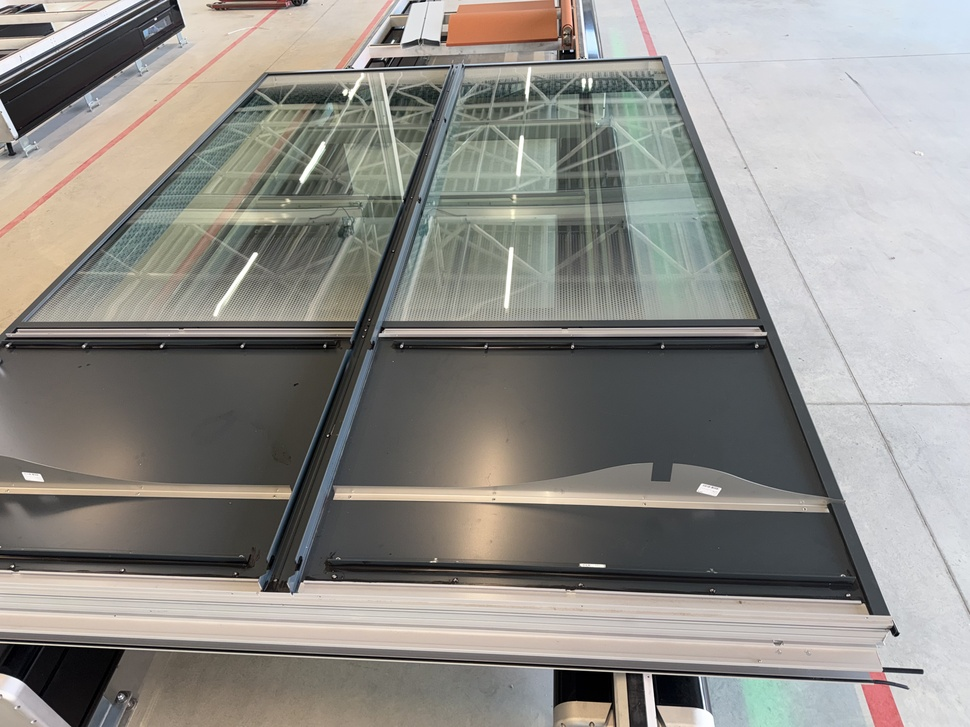
#> input picture app/backend/ai/TRAIN_JPG/negative/IMG_5398 2.jpg, 970 x 727 px, shrunk from 4032 x 3024 before the run; its folder holds only this picture in this run
$ python -i screw_hole_detector.py   (imports and definitions only)
#> lines starting #> are read from the running program, lines starting #| are printed output that depends on the picture; after the words box and inside, x2 and y2 are one past the last pixel; in counts of white or black regions, pixels touching at a corner belong together
"""
Screw and Hole Defect Detection

Detects:
1. Missing screws (expected from CAD but not found)
2. Half-tightened screws (shadow/depth analysis)
3. Missing holes
4. Shifted holes (position mismatch)
5. Extra holes (found but not in CAD)

Uses zone-based heuristics when pose estimation fails.
"""

import cv2
import numpy as np
import os
import json
from typing import Dict, List, Tuple, Optional
from collections import defaultdict


ZONES = {
    "top-left": (0.0, 0.0, 0.33, 0.33),
    "top-center": (0.33, 0.0, 0.66, 0.33),
    "top-right": (0.66, 0.0, 1.0, 0.33),
    "center-left": (0.0, 0.33, 0.33, 0.66),
    "center": (0.33, 0.33, 0.66, 0.66),
    "center-right": (0.66, 0.33, 1.0, 0.66),
    "bottom-left": (0.0, 0.66, 0.33, 1.0),
    "bottom-center": (0.33, 0.66, 0.66, 1.0),
    "bottom-right": (0.66, 0.66, 1.0, 1.0),
}


def get_zone(x: float, y: float, w: int, h: int) -> str:
    """Get zone name for a point."""
    nx, ny = x / w, y / h
    for zone_name, (x1, y1, x2, y2) in ZONES.items():
        if x1 <= nx <= x2 and y1 <= ny <= y2:
            return zone_name
    return "unknown"


def extract_screws_from_segmented(img: np.ndarray) -> List[Dict]:
    """Extract screw positions from segmented image (blue regions)."""
    hsv = cv2.cvtColor(img, cv2.COLOR_BGR2HSV)
    # Blue = screws in SAM output
    mask = cv2.inRange(hsv, np.array([100, 50, 50]), np.array([140, 255, 255]))

    contours, _ = cv2.findContours(mask, cv2.RETR_EXTERNAL, cv2.CHAIN_APPROX_SIMPLE)

    screws = []
    for cnt in contours:
        area = cv2.contourArea(cnt)
        if area < 20:
            continue

        M = cv2.moments(cnt)
        if M["m00"] > 0:
            cx = M["m10"] / M["m00"]
            cy = M["m01"] / M["m00"]

            # Approximate radius
            radius = np.sqrt(area / np.pi)

            # Circularity check
            perimeter = cv2.arcLength(cnt, True)
            circularity = 4 * np.pi * area / (perimeter * perimeter) if perimeter > 0 else 0

            screws.append({
                'center': (cx, cy),
                'area': area,
                'radius': radius,
                'circularity': circularity
            })

    return screws


def extract_holes_from_segmented(img: np.ndarray) -> List[Dict]:
    """Extract hole positions from segmented image (yellow/cyan regions)."""
    hsv = cv2.cvtColor(img, cv2.COLOR_BGR2HSV)

    # Yellow = holes
    mask_yellow = cv2.inRange(hsv, np.array([20, 50, 50]), np.array([40, 255, 255]))
    # Cyan = holes
    mask_cyan = cv2.inRange(hsv, np.array([80, 50, 50]), np.array([100, 255, 255]))

    mask = cv2.bitwise_or(mask_yellow, mask_cyan)

    contours, _ = cv2.findContours(mask, cv2.RETR_EXTERNAL, cv2.CHAIN_APPROX_SIMPLE)

    holes = []
    for cnt in contours:
        area = cv2.contourArea(cnt)
        if area < 20:
            continue

        M = cv2.moments(cnt)
        if M["m00"] > 0:
            cx = M["m10"] / M["m00"]
            cy = M["m01"] / M["m00"]

            radius = np.sqrt(area / np.pi)

            holes.append({
                'center': (cx, cy),
                'area': area,
                'radius': radius
            })

    return holes


def analyze_screw_tightness(img: np.ndarray, screws: List[Dict]) -> List[Dict]:
    """
    Analyze if screws are fully tightened based on:
    1. Shadow patterns (half-tightened screws cast different shadows)
    2. Brightness variation (protruding screws have different lighting)
    """
    gray = cv2.cvtColor(img, cv2.COLOR_BGR2GRAY)

    for screw in screws:
        cx, cy = screw['center']
        r = max(int(screw['radius'] * 1.5), 10)

        x1, y1 = max(0, int(cx - r)), max(0, int(cy - r))
        x2, y2 = min(gray.shape[1], int(cx + r)), min(gray.shape[0], int(cy + r))

        if x2 <= x1 or y2 <= y1:
            screw['tightness'] = 'unknown'
            continue

        roi = gray[y1:y2, x1:x2]

        # Analyze brightness gradient
        mean_brightness = np.mean(roi)
        std_brightness = np.std(roi)

        # High std deviation might indicate shadow from protruding screw
        # This is a heuristic - real detection would need depth info
        # Balanced threshold to reduce false positives
        if std_brightness > 70:
            screw['tightness'] = 'half_tightened'
            screw['tightness_confidence'] = min((std_brightness - 70) / 40, 0.75)
        else:
            screw['tightness'] = 'normal'
            screw['tightness_confidence'] = 0.7

    return screws


# [32 lines left out: function get_expected_counts_per_zone, not called in this run]


def detect_screw_hole_defects(image_path: str, cad_circles: List[Dict] = None) -> Dict:
    """
    Main function to detect screw and hole defects.
    """
#> called with image_path = '../TRAIN_JPG/negative/IMG_5398 2.jpg'
    img = cv2.imread(image_path)
#> img is the input picture: shape (727, 970, 3); mean B, G, R 137.2, 142.1, 144.2
    if img is None:
        return {'error': f'Could not load {image_path}'}

    h, w = img.shape[:2]

    # Extract detected components
    screws = extract_screws_from_segmented(img)
#> in extract_screws_from_segmented, `mask = cv2.inRange(hsv, np.array([100, 50, 50]), np.array([140, 255, 2..`:
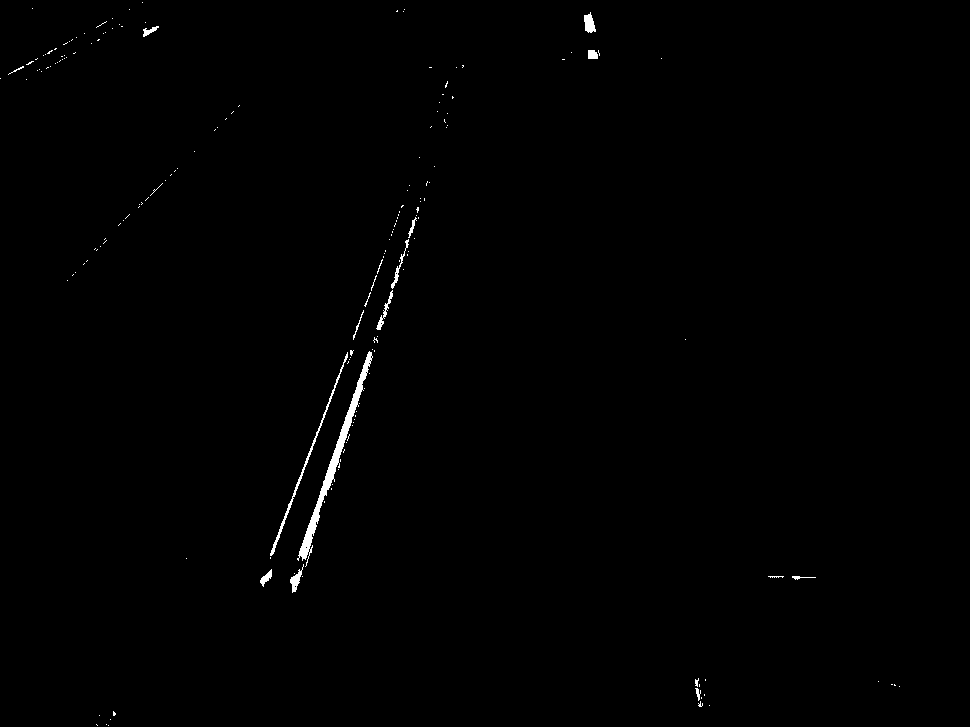
#> mask: shape (727, 970); 0.51% white; 182 white regions (163 under 20 px)
#> in extract_screws_from_segmented, `contours, _ = cv2.findContours(mask, cv2.RETR_EXTERNAL, cv2.CHAIN_APPR..`: contours = 182 contours, 171 with area under 20; largest, box (x1, y1, x2, y2) and area: (297, 351, 373, 567) 1317, (270, 352, 348, 556) 292, (584, 12, 596, 33) 140, (290, 564, 304, 593) 114, (376, 290, 393, 330) 90
#> the loop in extract_screws_from_segmented, `for cnt in contours:` made 182 passes
#> (area, cx, cy, radius, perimeter, circularity) on passes 11, 23, 24, 46, 47, 56, 75, 87: (20, 697.5, 693.1, 2.52, 37.31, 0.181), (72.5, 265.7, 577.5, 4.8, 46.87, 0.415), (113.5, 295.3, 580.6, 6.01, 75.36, 0.251), (292, 303.2, 468.8, 9.64, 471.8, 0.0165), (1317, 333.9, 461.1, 20.47, 582.6, 0.0488), (89.5, 383.9, 312.8, 5.34, 121.3, 0.0764), (74.5, 398.2, 268.4, 4.87, 126.8, 0.0582), (33.5, 411.7, 227, 3.27, 52.04, 0.155)
#> after the loop in extract_screws_from_segmented, `for cnt in contours:`: screws = 11 items
#> screws = 11 items
    holes = extract_holes_from_segmented(img)
#> in extract_holes_from_segmented, `mask_yellow = cv2.inRange(hsv, np.array([20, 50, 50]), np.array([40, 2..`:
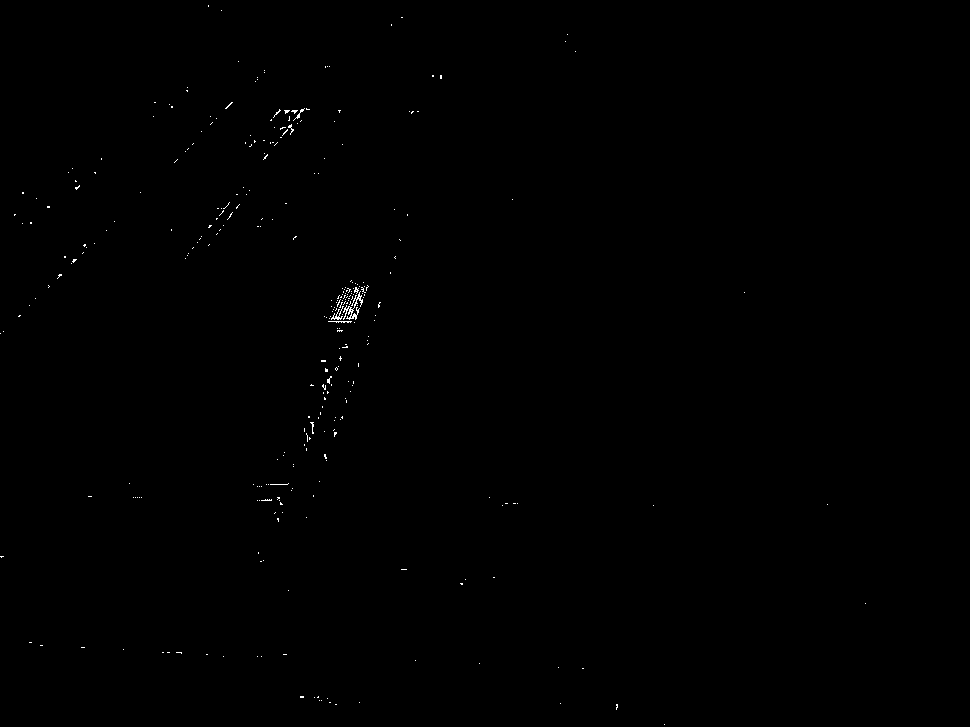
#> mask_yellow: shape (727, 970); 0.18% white in thin lines or dots, all inside (x1, y1, x2, y2) = (0, 5, 866, 725)
#> in extract_holes_from_segmented, `mask_cyan = cv2.inRange(hsv, np.array([80, 50, 50]), np.array([100, 25..`:
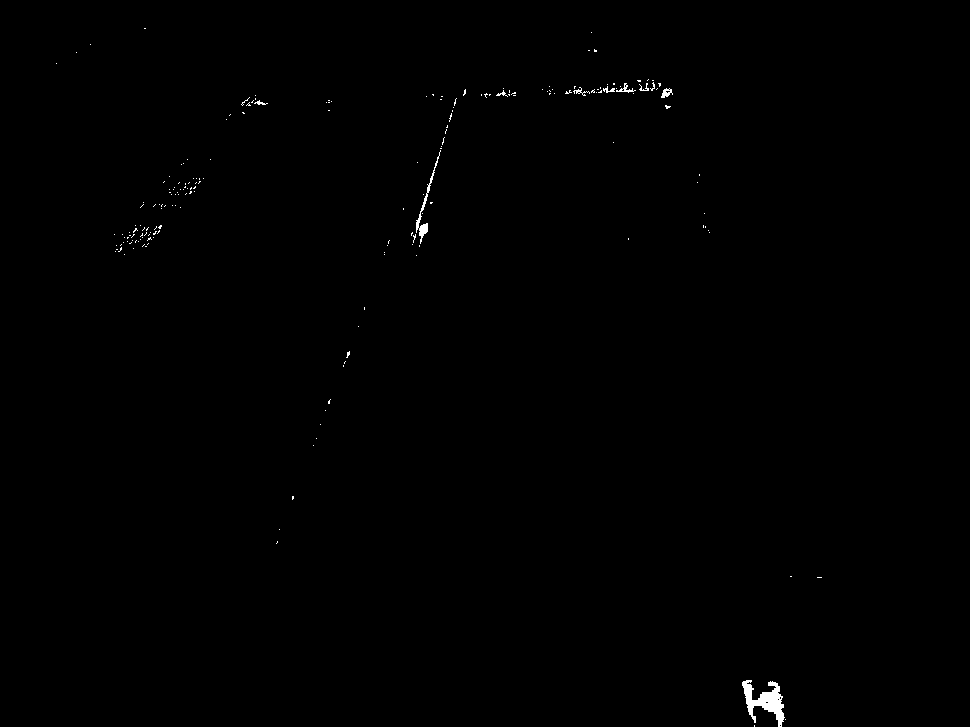
#> mask_cyan: shape (727, 970); 0.29% white; 199 white regions (190 under 20 px), largest, box (x1, y1, x2, y2) and area: (742, 680, 785, 727) 886, (416, 150, 441, 244) 280, (661, 88, 673, 98) 66
#> in extract_holes_from_segmented, `mask = cv2.bitwise_or(mask_yellow, mask_cyan)`:
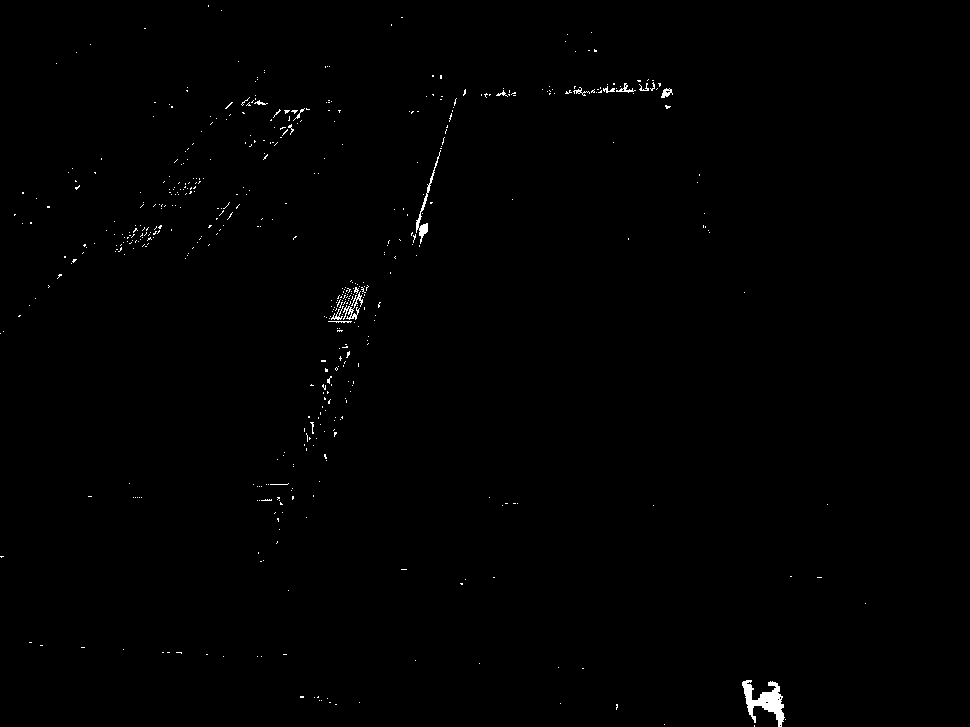
#> mask: shape (727, 970); 0.47% white; 518 white regions (503 under 20 px)
#> in extract_holes_from_segmented, `contours, _ = cv2.findContours(mask, cv2.RETR_EXTERNAL, cv2.CHAIN_APPR..`: contours = 518 contours, 513 with area under 20; largest, box (x1, y1, x2, y2) and area: (742, 680, 785, 727) 770, (416, 150, 441, 244) 171, (343, 291, 363, 320) 80, (661, 88, 673, 98) 54, (616, 83, 636, 93) 39
#> the loop in extract_holes_from_segmented, `for cnt in contours:` made 518 passes
#> (area, cx, cy, radius) on passes 15, 193, 383, 474, 488: (770, 765.1, 700.6, 15.66), (80.5, 353, 308.4, 5.06), (171, 424, 213.2, 7.38), (54, 666, 92.36, 4.15), (39, 624.6, 88.81, 3.52)
#> after the loop in extract_holes_from_segmented, `for cnt in contours:`: holes = 5 items
#> holes = 5 items

    # Analyze screw tightness
    screws = analyze_screw_tightness(img, screws)
#> in analyze_screw_tightness, `gray = cv2.cvtColor(img, cv2.COLOR_BGR2GRAY)`:
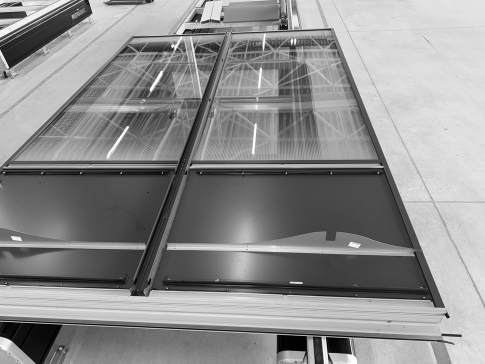
#> gray: shape (727, 970) (shown at 1/2 size); min 0, max 255, mean 142.1
#> the loop in analyze_screw_tightness, `for screw in screws:` made 11 passes
#> (cx, cy, r, x1, y1, x2, y2, mean_brightness) on passes 1 to 8: (697.5, 693.1, 10, 687, 683, 707, 703, 70.94), (265.7, 577.5, 10, 255, 567, 275, 587, 69.26), (295.3, 580.6, 10, 285, 570, 305, 590, 97.67), (303.2, 468.8, 14, 289, 454, 317, 482, 51.61), (333.9, 461.1, 30, 303, 431, 363, 491, 73.14), (383.9, 312.8, 10, 373, 302, 393, 322, 101.2), (398.2, 268.4, 10, 388, 258, 408, 278, 98.86), (411.7, 227, 10, 401, 217, 421, 237, 94.94)
#> pass 1, in analyze_screw_tightness, `roi = gray[y1:y2, x1:x2]`:
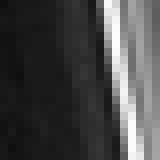
#> roi: shape (20, 20) (shown 8 times larger); min 16, max 253, mean 70.9
#> after the loop in analyze_screw_tightness, `for screw in screws:`:
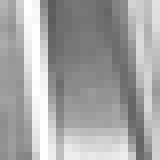
#> roi: shape (20, 20) (shown 8 times larger); min 93, max 254, mean 164.7

    # Count per zone
    detected_per_zone = defaultdict(lambda: {'screws': 0, 'holes': 0})
    for s in screws:
        zone = get_zone(s['center'][0], s['center'][1], w, h)
        detected_per_zone[zone]['screws'] += 1
#> this loop made 11 passes
#> (nx in get_zone, ny in get_zone, zone) on passes 1 to 8: (0.719, 0.953, 'bottom-right'), (0.274, 0.794, 'bottom-left'), (0.304, 0.799, 'bottom-left'), (0.313, 0.645, 'center-left'), (0.344, 0.634, 'center'), (0.396, 0.43, 'center'), (0.411, 0.369, 'center'), (0.424, 0.312, 'top-center')
#> after the loop, detected_per_zone = 6 items
    for hole in holes:
        zone = get_zone(hole['center'][0], hole['center'][1], w, h)
        detected_per_zone[zone]['holes'] += 1
#> this loop made 5 passes
#> (hole, nx in get_zone, ny in get_zone, zone) on passes 1 to 5: ({'center': (765.1, 700.6), 'area': 770, 'radius': 15.66}, 0.789, 0.964, 'bottom-right'), ({'center': (353, 308.4), 'area': 80.5, 'radius': 5.06}, 0.364, 0.424, 'center'), ({'center': (424, 213.2), 'area': 171, 'radius': 7.38}, 0.437, 0.293, 'top-center'), ({'center': (666, 92.36), 'area': 54, 'radius': 4.15}, 0.687, 0.127, 'top-right'), ({'center': (624.6, 88.81), 'area': 39, 'radius': 3.52}, 0.644, 0.122, 'top-center')
#> after the loop, detected_per_zone = 7 items

    defects = []

    # Detect half-tightened screws - only ONE per image (highest confidence)
    half_tightened_screws = [s for s in screws if s.get('tightness') == 'half_tightened']
#> half_tightened_screws = []
    if half_tightened_screws:
        best = max(half_tightened_screws, key=lambda s: s.get('tightness_confidence', 0))
        zone = get_zone(best['center'][0], best['center'][1], w, h)
        defects.append({
            'component': 'screw',
            'type': 'half_tightened',
            'location': zone,
            'confidence': best.get('tightness_confidence', 0.5),
            'position': [round(best['center'][0], 1), round(best['center'][1], 1)]
        })

    # Compare with CAD if available
    if cad_circles:
        expected = get_expected_counts_per_zone(cad_circles, w, h)

        # Compute expected ratios (we may only see part of the facade)
        total_detected_screws = len(screws)
        total_detected_holes = len(holes)
        total_expected_screws = sum(e.get('screw_hole', 0) for e in expected.values())
        total_expected_holes = sum(e.get('mounting_hole', 0) for e in expected.values())

        # Visibility ratio (how much of facade is visible)
        screw_visibility = total_detected_screws / max(total_expected_screws, 1)
        hole_visibility = total_detected_holes / max(total_expected_holes, 1)

        # Track if we already added a missing screw/hole defect
        has_missing_screw = False
        has_missing_hole = False
        has_extra_hole = False

        for zone in ZONES.keys():
            exp = expected.get(zone, {'screw_hole': 0, 'mounting_hole': 0})
            det = detected_per_zone.get(zone, {'screws': 0, 'holes': 0})

            # Scale expected by visibility
            exp_screws = exp['screw_hole'] * min(screw_visibility * 2, 1)  # Allow some tolerance
            exp_holes = exp['mounting_hole'] * min(hole_visibility * 2, 1)

            # Missing screws (very strict) - only ONE per image
            if not has_missing_screw and exp_screws > 5 and det['screws'] < exp_screws * 0.2:
                defects.append({
                    'component': 'screw',
                    'type': 'missing',
                    'location': zone,
                    'confidence': 0.75,
                    'details': f"expected ~{exp_screws:.0f}, found {det['screws']}"
                })
                has_missing_screw = True

            # Missing holes (very strict) - only ONE per image
            if not has_missing_hole and exp_holes > 5 and det['holes'] < exp_holes * 0.2:
                defects.append({
                    'component': 'hole',
                    'type': 'missing',
                    'location': zone,
                    'confidence': 0.75,
                    'details': f"expected ~{exp_holes:.0f}, found {det['holes']}"
                })
                has_missing_hole = True

            # Extra holes (lower threshold) - only ONE per image
            if not has_extra_hole and det['holes'] > exp_holes * 1.5 and det['holes'] > 2:
                defects.append({
                    'component': 'hole',
                    'type': 'extra',
                    'location': zone,
                    'confidence': 0.5,
                    'details': f"expected ~{exp_holes:.0f}, found {det['holes']}"
                })
                has_extra_hole = True

    return {
        'image': os.path.basename(image_path),
        'screws_detected': len(screws),
        'holes_detected': len(holes),
        'half_tightened_screws': len([s for s in screws if s.get('tightness') == 'half_tightened']),
        'defects': defects
    }


# [36 lines not run here, left out]

>>> result = detect_screw_hole_defects('../TRAIN_JPG/negative/IMG_5398 2.jpg')
#> result = {'image': 'IMG_5398 2.jpg', 'screws_detected': 11, 'holes_detected': 5, 'half_tightened_screws': 0, 'defects': []}
